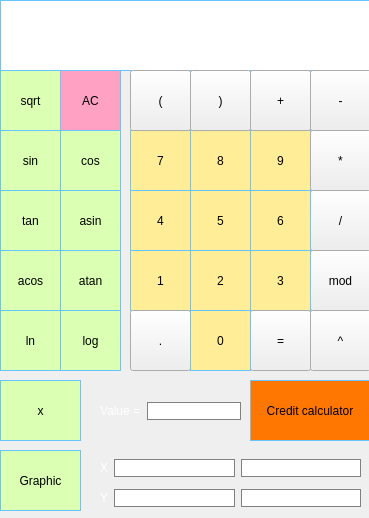
<?xml version="1.0" encoding="UTF-8"?>
<ui version="4.0">
 <class>MainWindow</class>
 <widget class="QMainWindow" name="MainWindow">
  <property name="geometry">
   <rect>
    <x>0</x>
    <y>0</y>
    <width>369</width>
    <height>518</height>
   </rect>
  </property>
  <property name="windowTitle">
   <string>MainWindow</string>
  </property>
  <widget class="QWidget" name="centralwidget">
   <widget class="QPushButton" name="pushButton_7">
    <property name="geometry">
     <rect>
      <x>130</x>
      <y>130</y>
      <width>61</width>
      <height>61</height>
     </rect>
    </property>
    <property name="styleSheet">
     <string notr="true">QPushButton {
	border: 1px solid rgb(101, 198, 255);
	color: black;
	background-color: rgb(255, 238, 151);
}
QPushButton:pressed {
	background-color: qlineargradient(x1: 0, y1:0, x2: 0, y2: 1, stop: 0 #ffc400, stop: 1 #ffff00);
}</string>
    </property>
    <property name="text">
     <string>7</string>
    </property>
   </widget>
   <widget class="QLabel" name="label">
    <property name="geometry">
     <rect>
      <x>0</x>
      <y>0</y>
      <width>371</width>
      <height>71</height>
     </rect>
    </property>
    <property name="font">
     <font>
      <family>Apple Symbols</family>
      <pointsize>24</pointsize>
      <bold>false</bold>
     </font>
    </property>
    <property name="styleSheet">
     <string notr="true">QLabel {
	border: 1px solid rgb(101, 198, 255);
	color: black;
	background-color: rgb(255, 255, 255);
}</string>
    </property>
    <property name="text">
     <string/>
    </property>
    <property name="alignment">
     <set>Qt::AlignRight|Qt::AlignTrailing|Qt::AlignVCenter</set>
    </property>
   </widget>
   <widget class="QPushButton" name="pushButton_8">
    <property name="geometry">
     <rect>
      <x>190</x>
      <y>130</y>
      <width>61</width>
      <height>61</height>
     </rect>
    </property>
    <property name="styleSheet">
     <string notr="true">QPushButton {
	border: 1px solid rgb(101, 198, 255);
	color: black;
	background-color: rgb(255, 238, 151);
}
QPushButton:pressed {
	background-color: qlineargradient(x1: 0, y1:0, x2: 0, y2: 1, stop: 0 #ffc400, stop: 1 #ffff00);
}</string>
    </property>
    <property name="text">
     <string>8</string>
    </property>
   </widget>
   <widget class="QPushButton" name="pushButton_9">
    <property name="geometry">
     <rect>
      <x>250</x>
      <y>130</y>
      <width>61</width>
      <height>61</height>
     </rect>
    </property>
    <property name="styleSheet">
     <string notr="true">QPushButton {
	border: 1px solid rgb(101, 198, 255);
	color: black;
	background-color: rgb(255, 238, 151);
}
QPushButton:pressed {
	background-color: qlineargradient(x1: 0, y1:0, x2: 0, y2: 1, stop: 0 #ffc400, stop: 1 #ffff00);
}</string>
    </property>
    <property name="text">
     <string>9</string>
    </property>
   </widget>
   <widget class="QPushButton" name="pushButton_div">
    <property name="geometry">
     <rect>
      <x>310</x>
      <y>190</y>
      <width>61</width>
      <height>61</height>
     </rect>
    </property>
    <property name="styleSheet">
     <string notr="true">QPushButton {
	border: 1px solid rgb(101, 198, 255);
	color: black;
	background-color: rgb(255, 210, 161);
}

QPushButton:pressed {
	background-color: qlineargradient(x1: 0, y1:0, x2: 0, y2: 1, stop: 0 #ff7700, stop: 1 #ffb700);
}

background-color: rgb(255, 165, 76);</string>
    </property>
    <property name="text">
     <string>/</string>
    </property>
   </widget>
   <widget class="QPushButton" name="pushButton_6">
    <property name="geometry">
     <rect>
      <x>250</x>
      <y>190</y>
      <width>61</width>
      <height>61</height>
     </rect>
    </property>
    <property name="styleSheet">
     <string notr="true">QPushButton {
	border: 1px solid rgb(101, 198, 255);
	color: black;
	background-color: rgb(255, 238, 151);
}
QPushButton:pressed {
	background-color: qlineargradient(x1: 0, y1:0, x2: 0, y2: 1, stop: 0 #ffc400, stop: 1 #ffff00);
}</string>
    </property>
    <property name="text">
     <string>6</string>
    </property>
   </widget>
   <widget class="QPushButton" name="pushButton_5">
    <property name="geometry">
     <rect>
      <x>190</x>
      <y>190</y>
      <width>61</width>
      <height>61</height>
     </rect>
    </property>
    <property name="styleSheet">
     <string notr="true">QPushButton {
	border: 1px solid rgb(101, 198, 255);
	color: black;
	background-color: rgb(255, 238, 151);
}
QPushButton:pressed {
	background-color: qlineargradient(x1: 0, y1:0, x2: 0, y2: 1, stop: 0 #ffc400, stop: 1 #ffff00);
}</string>
    </property>
    <property name="text">
     <string>5</string>
    </property>
   </widget>
   <widget class="QPushButton" name="pushButton_mod">
    <property name="geometry">
     <rect>
      <x>310</x>
      <y>250</y>
      <width>61</width>
      <height>61</height>
     </rect>
    </property>
    <property name="styleSheet">
     <string notr="true">QPushButton {
	border: 1px solid rgb(101, 198, 255);
	color: black;
	background-color: rgb(255, 210, 161);
}

QPushButton:pressed {
	background-color: qlineargradient(x1: 0, y1:0, x2: 0, y2: 1, stop: 0 #ff7700, stop: 1 #ffb700);
}

background-color: rgb(255, 165, 76);</string>
    </property>
    <property name="text">
     <string>mod</string>
    </property>
   </widget>
   <widget class="QPushButton" name="pushButton_4">
    <property name="geometry">
     <rect>
      <x>130</x>
      <y>190</y>
      <width>61</width>
      <height>61</height>
     </rect>
    </property>
    <property name="styleSheet">
     <string notr="true">QPushButton {
	border: 1px solid rgb(101, 198, 255);
	color: black;
	background-color: rgb(255, 238, 151);
}
QPushButton:pressed {
	background-color: qlineargradient(x1: 0, y1:0, x2: 0, y2: 1, stop: 0 #ffc400, stop: 1 #ffff00);
}</string>
    </property>
    <property name="text">
     <string>4</string>
    </property>
   </widget>
   <widget class="QPushButton" name="pushButton_3">
    <property name="geometry">
     <rect>
      <x>250</x>
      <y>250</y>
      <width>61</width>
      <height>61</height>
     </rect>
    </property>
    <property name="styleSheet">
     <string notr="true">QPushButton {
	border: 1px solid rgb(101, 198, 255);
	color: black;
	background-color: rgb(255, 238, 151);
}
QPushButton:pressed {
	background-color: qlineargradient(x1: 0, y1:0, x2: 0, y2: 1, stop: 0 #ffc400, stop: 1 #ffff00);
}</string>
    </property>
    <property name="text">
     <string>3</string>
    </property>
   </widget>
   <widget class="QPushButton" name="pushButton_2">
    <property name="geometry">
     <rect>
      <x>190</x>
      <y>250</y>
      <width>61</width>
      <height>61</height>
     </rect>
    </property>
    <property name="styleSheet">
     <string notr="true">QPushButton {
	border: 1px solid rgb(101, 198, 255);
	color: black;
	background-color: rgb(255, 238, 151);
}
QPushButton:pressed {
	background-color: qlineargradient(x1: 0, y1:0, x2: 0, y2: 1, stop: 0 #ffc400, stop: 1 #ffff00);
}</string>
    </property>
    <property name="text">
     <string>2</string>
    </property>
   </widget>
   <widget class="QPushButton" name="pushButton_pow">
    <property name="geometry">
     <rect>
      <x>310</x>
      <y>310</y>
      <width>61</width>
      <height>61</height>
     </rect>
    </property>
    <property name="styleSheet">
     <string notr="true">QPushButton {
	border: 1px solid rgb(101, 198, 255);
	color: black;
	background-color: rgb(255, 210, 161);
}

QPushButton:pressed {
	background-color: qlineargradient(x1: 0, y1:0, x2: 0, y2: 1, stop: 0 #ff7700, stop: 1 #ffb700);
}

background-color: rgb(255, 165, 76);</string>
    </property>
    <property name="text">
     <string>^</string>
    </property>
   </widget>
   <widget class="QPushButton" name="pushButton_1">
    <property name="geometry">
     <rect>
      <x>130</x>
      <y>250</y>
      <width>61</width>
      <height>61</height>
     </rect>
    </property>
    <property name="styleSheet">
     <string notr="true">QPushButton {
	border: 1px solid rgb(101, 198, 255);
	color: black;
	background-color: rgb(255, 238, 151);
}
QPushButton:pressed {
	background-color: qlineargradient(x1: 0, y1:0, x2: 0, y2: 1, stop: 0 #ffc400, stop: 1 #ffff00);
}</string>
    </property>
    <property name="text">
     <string>1</string>
    </property>
   </widget>
   <widget class="QPushButton" name="pushButton_dot">
    <property name="geometry">
     <rect>
      <x>130</x>
      <y>310</y>
      <width>61</width>
      <height>61</height>
     </rect>
    </property>
    <property name="styleSheet">
     <string notr="true">QPushButton {
	border: 1px solid rgb(101, 198, 255);
	color: black;
	background-color: rgb(255, 210, 161);
}

QPushButton:pressed {
	background-color: qlineargradient(x1: 0, y1:0, x2: 0, y2: 1, stop: 0 #ff7700, stop: 1 #ffb700);
}

background-color: rgb(255, 165, 76);</string>
    </property>
    <property name="text">
     <string>.</string>
    </property>
   </widget>
   <widget class="QPushButton" name="pushButton_result">
    <property name="geometry">
     <rect>
      <x>250</x>
      <y>310</y>
      <width>61</width>
      <height>61</height>
     </rect>
    </property>
    <property name="styleSheet">
     <string notr="true">QPushButton {
	border: 1px solid rgb(101, 198, 255);
	color: black;
	background-color: rgb(255, 210, 161);
}

QPushButton:pressed {
	background-color: qlineargradient(x1: 0, y1:0, x2: 0, y2: 1, stop: 0 #ff7700, stop: 1 #ffb700);
}

background-color: rgb(255, 165, 76);</string>
    </property>
    <property name="text">
     <string>=</string>
    </property>
   </widget>
   <widget class="QPushButton" name="pushButton_0">
    <property name="geometry">
     <rect>
      <x>190</x>
      <y>310</y>
      <width>61</width>
      <height>61</height>
     </rect>
    </property>
    <property name="styleSheet">
     <string notr="true">QPushButton {
	border: 1px solid rgb(101, 198, 255);
	color: black;
	background-color: rgb(255, 238, 151);
}
QPushButton:pressed {
	background-color: qlineargradient(x1: 0, y1:0, x2: 0, y2: 1, stop: 0 #ffc400, stop: 1 #ffff00);
}</string>
    </property>
    <property name="text">
     <string>0</string>
    </property>
   </widget>
   <widget class="QPushButton" name="pushButton_delete">
    <property name="geometry">
     <rect>
      <x>60</x>
      <y>70</y>
      <width>61</width>
      <height>61</height>
     </rect>
    </property>
    <property name="styleSheet">
     <string notr="true">QPushButton {
	border: 1px solid rgb(101, 198, 255);
	color: black;
	background-color: rgb(255, 161, 194);
}

QPushButton:pressed {
	background-color: qlineargradient(x1: 0, y1:0, x2: 0, y2: 1, stop: 0 #b831c4, stop: 1 #c43169);
}</string>
    </property>
    <property name="text">
     <string>AC</string>
    </property>
   </widget>
   <widget class="QPushButton" name="pushButton_plus">
    <property name="geometry">
     <rect>
      <x>250</x>
      <y>70</y>
      <width>61</width>
      <height>61</height>
     </rect>
    </property>
    <property name="styleSheet">
     <string notr="true">QPushButton {
	border: 1px solid rgb(101, 198, 255);
	color: black;
	background-color: rgb(255, 210, 161);
}

QPushButton:pressed {
	background-color: qlineargradient(x1: 0, y1:0, x2: 0, y2: 1, stop: 0 #ff7700, stop: 1 #ffb700);
}

background-color: rgb(255, 165, 76);</string>
    </property>
    <property name="text">
     <string>+</string>
    </property>
   </widget>
   <widget class="QPushButton" name="pushButton_minus">
    <property name="geometry">
     <rect>
      <x>310</x>
      <y>70</y>
      <width>61</width>
      <height>61</height>
     </rect>
    </property>
    <property name="styleSheet">
     <string notr="true">QPushButton {
	border: 1px solid rgb(101, 198, 255);
	color: black;
	background-color: rgb(255, 210, 161);
}

QPushButton:pressed {
	background-color: qlineargradient(x1: 0, y1:0, x2: 0, y2: 1, stop: 0 #ff7700, stop: 1 #ffb700);
}

background-color: rgb(255, 165, 76);</string>
    </property>
    <property name="text">
     <string>-</string>
    </property>
   </widget>
   <widget class="QPushButton" name="pushButton_mul">
    <property name="geometry">
     <rect>
      <x>310</x>
      <y>130</y>
      <width>61</width>
      <height>61</height>
     </rect>
    </property>
    <property name="styleSheet">
     <string notr="true">QPushButton {
	border: 1px solid rgb(101, 198, 255);
	color: black;
	background-color: rgb(255, 210, 161);
}

QPushButton:pressed {
	background-color: qlineargradient(x1: 0, y1:0, x2: 0, y2: 1, stop: 0 #ff7700, stop: 1 #ffb700);
}

background-color: rgb(255, 165, 76);</string>
    </property>
    <property name="text">
     <string>*</string>
    </property>
   </widget>
   <widget class="QPushButton" name="pushButton_asin">
    <property name="geometry">
     <rect>
      <x>60</x>
      <y>190</y>
      <width>61</width>
      <height>61</height>
     </rect>
    </property>
    <property name="styleSheet">
     <string notr="true">QPushButton {
	border: 1px solid rgb(101, 198, 255);
	color: black;
	background-color: rgb(219, 255, 179);
}

QPushButton:pressed {
	background-color: qlineargradient(x1: 0, y1:0, x2: 0, y2: 1, stop: 0 #b4f564, stop: 1 #69f564);
}</string>
    </property>
    <property name="text">
     <string>asin</string>
    </property>
   </widget>
   <widget class="QPushButton" name="pushButton_tan">
    <property name="geometry">
     <rect>
      <x>0</x>
      <y>190</y>
      <width>61</width>
      <height>61</height>
     </rect>
    </property>
    <property name="styleSheet">
     <string notr="true">QPushButton {
	border: 1px solid rgb(101, 198, 255);
	color: black;
	background-color: rgb(219, 255, 179);
}

QPushButton:pressed {
	background-color: qlineargradient(x1: 0, y1:0, x2: 0, y2: 1, stop: 0 #b4f564, stop: 1 #69f564);
}</string>
    </property>
    <property name="text">
     <string>tan</string>
    </property>
   </widget>
   <widget class="QPushButton" name="pushButton_sin">
    <property name="geometry">
     <rect>
      <x>0</x>
      <y>130</y>
      <width>61</width>
      <height>61</height>
     </rect>
    </property>
    <property name="styleSheet">
     <string notr="true">QPushButton {
	border: 1px solid rgb(101, 198, 255);
	color: black;
	background-color: rgb(219, 255, 179);
}

QPushButton:pressed {
	background-color: qlineargradient(x1: 0, y1:0, x2: 0, y2: 1, stop: 0 #b4f564, stop: 1 #69f564);
}</string>
    </property>
    <property name="text">
     <string>sin</string>
    </property>
   </widget>
   <widget class="QPushButton" name="pushButton_cos">
    <property name="geometry">
     <rect>
      <x>60</x>
      <y>130</y>
      <width>61</width>
      <height>61</height>
     </rect>
    </property>
    <property name="styleSheet">
     <string notr="true">QPushButton {
	border: 1px solid rgb(101, 198, 255);
	color: black;
	background-color: rgb(219, 255, 179);
}

QPushButton:pressed {
	background-color: qlineargradient(x1: 0, y1:0, x2: 0, y2: 1, stop: 0 #b4f564, stop: 1 #69f564);
}</string>
    </property>
    <property name="text">
     <string>cos</string>
    </property>
   </widget>
   <widget class="QPushButton" name="pushButton_acos">
    <property name="geometry">
     <rect>
      <x>0</x>
      <y>250</y>
      <width>61</width>
      <height>61</height>
     </rect>
    </property>
    <property name="styleSheet">
     <string notr="true">QPushButton {
	border: 1px solid rgb(101, 198, 255);
	color: black;
	background-color: rgb(219, 255, 179);
}

QPushButton:pressed {
	background-color: qlineargradient(x1: 0, y1:0, x2: 0, y2: 1, stop: 0 #b4f564, stop: 1 #69f564);
}</string>
    </property>
    <property name="text">
     <string>acos</string>
    </property>
   </widget>
   <widget class="QPushButton" name="pushButton_log">
    <property name="geometry">
     <rect>
      <x>60</x>
      <y>310</y>
      <width>61</width>
      <height>61</height>
     </rect>
    </property>
    <property name="styleSheet">
     <string notr="true">QPushButton {
	border: 1px solid rgb(101, 198, 255);
	color: black;
	background-color: rgb(219, 255, 179);
}

QPushButton:pressed {
	background-color: qlineargradient(x1: 0, y1:0, x2: 0, y2: 1, stop: 0 #b4f564, stop: 1 #69f564);
}</string>
    </property>
    <property name="text">
     <string>log</string>
    </property>
   </widget>
   <widget class="QPushButton" name="pushButton_ln">
    <property name="geometry">
     <rect>
      <x>0</x>
      <y>310</y>
      <width>61</width>
      <height>61</height>
     </rect>
    </property>
    <property name="styleSheet">
     <string notr="true">QPushButton {
	border: 1px solid rgb(101, 198, 255);
	color: black;
	background-color: rgb(219, 255, 179);
}

QPushButton:pressed {
	background-color: qlineargradient(x1: 0, y1:0, x2: 0, y2: 1, stop: 0 #b4f564, stop: 1 #69f564);
}</string>
    </property>
    <property name="text">
     <string>ln</string>
    </property>
   </widget>
   <widget class="QPushButton" name="pushButton_atan">
    <property name="geometry">
     <rect>
      <x>60</x>
      <y>250</y>
      <width>61</width>
      <height>61</height>
     </rect>
    </property>
    <property name="styleSheet">
     <string notr="true">QPushButton {
	border: 1px solid rgb(101, 198, 255);
	color: black;
	background-color: rgb(219, 255, 179);
}

QPushButton:pressed {
	background-color: qlineargradient(x1: 0, y1:0, x2: 0, y2: 1, stop: 0 #b4f564, stop: 1 #69f564);
}</string>
    </property>
    <property name="text">
     <string>atan</string>
    </property>
   </widget>
   <widget class="QPushButton" name="pushButton_x">
    <property name="geometry">
     <rect>
      <x>0</x>
      <y>380</y>
      <width>81</width>
      <height>61</height>
     </rect>
    </property>
    <property name="styleSheet">
     <string notr="true">QPushButton {
	border: 1px solid rgb(101, 198, 255);
	color: black;
	background-color: rgb(219, 255, 179);
}

QPushButton:pressed {
	background-color: qlineargradient(x1: 0, y1:0, x2: 0, y2: 1, stop: 0 #b4f564, stop: 1 #69f564);
}</string>
    </property>
    <property name="text">
     <string>x</string>
    </property>
   </widget>
   <widget class="QPushButton" name="pushButton_open_bracket">
    <property name="geometry">
     <rect>
      <x>130</x>
      <y>70</y>
      <width>61</width>
      <height>61</height>
     </rect>
    </property>
    <property name="styleSheet">
     <string notr="true">QPushButton {
	border: 1px solid rgb(101, 198, 255);
	color: black;
	background-color: rgb(255, 210, 161);
}

QPushButton:pressed {
	background-color: qlineargradient(x1: 0, y1:0, x2: 0, y2: 1, stop: 0 #ff7700, stop: 1 #ffb700);
}

background-color: rgb(255, 165, 76);</string>
    </property>
    <property name="text">
     <string>(</string>
    </property>
   </widget>
   <widget class="QPushButton" name="pushButton_close_bracket">
    <property name="geometry">
     <rect>
      <x>190</x>
      <y>70</y>
      <width>61</width>
      <height>61</height>
     </rect>
    </property>
    <property name="styleSheet">
     <string notr="true">QPushButton {
	border: 1px solid rgb(101, 198, 255);
	color: black;
	background-color: rgb(255, 210, 161);
}

QPushButton:pressed {
	background-color: qlineargradient(x1: 0, y1:0, x2: 0, y2: 1, stop: 0 #ff7700, stop: 1 #ffb700);
}

background-color: rgb(255, 165, 76);</string>
    </property>
    <property name="text">
     <string>)</string>
    </property>
   </widget>
   <widget class="QWidget" name="gridLayoutWidget">
    <property name="geometry">
     <rect>
      <x>369</x>
      <y>-1</y>
      <width>371</width>
      <height>371</height>
     </rect>
    </property>
    <layout class="QGridLayout" name="gridLayout"/>
   </widget>
   <widget class="QPushButton" name="pushButton_sqrt">
    <property name="geometry">
     <rect>
      <x>0</x>
      <y>70</y>
      <width>61</width>
      <height>61</height>
     </rect>
    </property>
    <property name="styleSheet">
     <string notr="true">QPushButton {
	border: 1px solid rgb(101, 198, 255);
	color: black;
	background-color: rgb(219, 255, 179);
}

QPushButton:pressed {
	background-color: qlineargradient(x1: 0, y1:0, x2: 0, y2: 1, stop: 0 #b4f564, stop: 1 #69f564);
}</string>
    </property>
    <property name="text">
     <string>sqrt</string>
    </property>
   </widget>
   <widget class="QPushButton" name="pushButton_credit_calculate">
    <property name="geometry">
     <rect>
      <x>250</x>
      <y>380</y>
      <width>120</width>
      <height>61</height>
     </rect>
    </property>
    <property name="styleSheet">
     <string notr="true">QPushButton {
	border: 1px solid rgb(101, 198, 255);
	color: black;
	background-color:#ff7700;
}

QPushButton:pressed {
	background-color: qlineargradient(x1: 0, y1:0, x2: 0, y2: 1, stop: 0 #ff0000, stop: 1 #ff7300);
}</string>
    </property>
    <property name="text">
     <string>Credit calculator</string>
    </property>
   </widget>
   <widget class="QPushButton" name="pushButton_graphic">
    <property name="geometry">
     <rect>
      <x>0</x>
      <y>450</y>
      <width>81</width>
      <height>61</height>
     </rect>
    </property>
    <property name="styleSheet">
     <string notr="true">QPushButton {
	border: 1px solid rgb(101, 198, 255);
	color: black;
	background-color: rgb(219, 255, 179);
}

QPushButton:pressed {
	background-color: qlineargradient(x1: 0, y1:0, x2: 0, y2: 1, stop: 0 #b4f564, stop: 1 #69f564);
}</string>
    </property>
    <property name="text">
     <string>Graphic</string>
    </property>
   </widget>
   <widget class="QWidget" name="horizontalLayoutWidget">
    <property name="geometry">
     <rect>
      <x>100</x>
      <y>400</y>
      <width>141</width>
      <height>22</height>
     </rect>
    </property>
    <layout class="QHBoxLayout" name="horizontalLayout">
     <item>
      <widget class="QLabel" name="label_4">
       <property name="styleSheet">
        <string notr="true">QLabel {
	color: white;
}</string>
       </property>
       <property name="text">
        <string>Value =</string>
       </property>
      </widget>
     </item>
     <item>
      <widget class="QLineEdit" name="lineEdit_value">
       <property name="styleSheet">
        <string notr="true">QLineEdit {
	background-color: white;
	color: black;
	border: 1px solid grey;
}</string>
       </property>
      </widget>
     </item>
    </layout>
   </widget>
   <widget class="QWidget" name="">
    <property name="geometry">
     <rect>
      <x>100</x>
      <y>453</y>
      <width>261</width>
      <height>61</height>
     </rect>
    </property>
    <layout class="QGridLayout" name="gridLayout_2">
     <item row="0" column="1">
      <widget class="QLineEdit" name="lineEdit_x_start">
       <property name="styleSheet">
        <string notr="true">QLineEdit {
	background-color: white;
	color: black;
	border: 1px solid grey;
}</string>
       </property>
      </widget>
     </item>
     <item row="1" column="1">
      <widget class="QLineEdit" name="lineEdit_y_start">
       <property name="styleSheet">
        <string notr="true">QLineEdit {
	background-color: white;
	color: black;
	border: 1px solid grey;
}</string>
       </property>
      </widget>
     </item>
     <item row="1" column="2">
      <widget class="QLineEdit" name="lineEdit_y_end">
       <property name="styleSheet">
        <string notr="true">QLineEdit {
	background-color: white;
	color: black;
	border: 1px solid grey;
}</string>
       </property>
      </widget>
     </item>
     <item row="0" column="2">
      <widget class="QLineEdit" name="lineEdit_x_end">
       <property name="styleSheet">
        <string notr="true">QLineEdit {
	background-color: white;
	color: black;
	border: 1px solid grey;
}</string>
       </property>
      </widget>
     </item>
     <item row="0" column="0">
      <widget class="QLabel" name="label_2">
       <property name="styleSheet">
        <string notr="true">QLabel {
	color: white;
}</string>
       </property>
       <property name="text">
        <string>X</string>
       </property>
      </widget>
     </item>
     <item row="1" column="0">
      <widget class="QLabel" name="label_3">
       <property name="styleSheet">
        <string notr="true">QLabel {
	color: white;
}</string>
       </property>
       <property name="text">
        <string>Y</string>
       </property>
      </widget>
     </item>
    </layout>
   </widget>
  </widget>
 </widget>
 <resources/>
 <connections/>
</ui>
